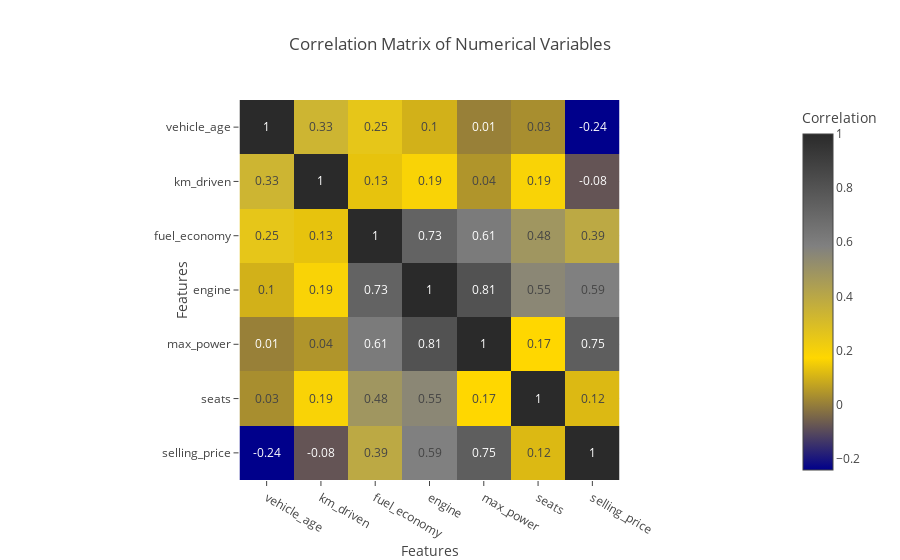

This figure's notebook cell:
### Markdown cell above
### c. Multivariate Analysis

### Code cell
import pandas as pd
import plotly.express as px

# Select only the numerical columns
numerical_df = df.select_dtypes(include=['float64', 'int64'])

# Calculate the correlation matrix for numerical variables
corr_matrix = numerical_df.corr()

# Create a custom color palette
custom_palette = [
    "#00008B",   # deep blue
    "#FFD700",  # gold
    "#808080",  # gray
    "#2A2A2A"  # charcoal
]

# Create the correlation matrix heatmap
fig = px.imshow(corr_matrix,
                title="Correlation Matrix of Numerical Variables",
                labels=dict(x="Features", y="Features", color="Correlation"),
                x=corr_matrix.columns,
                y=corr_matrix.columns,
                color_continuous_scale=custom_palette)

# Add text annotations for the correlation values rounded to 2 decimals
fig.update_traces(text=corr_matrix.values.round(2), texttemplate="%{text}")

# Show the figure
fig.show()

### Figure 1 — Plotly figure (JSON) as saved in the notebook; plotly's stock layout.template omitted (floating-point values rounded to 4 significant figures)
{"data": [{"coloraxis": "coloraxis", "hovertemplate": "Features: %{x}<br>Features: %{y}<br>Correlation: %{z}<extra></extra>", "name": "0", "text": [[1, 0.33, 0.25, 0.1, 0.01, 0.03, -0.24], [0.33, 1, 0.13, 0.19, 0.04, 0.19, -0.08], [0.25, 0.13, 1, 0.73, 0.61, 0.48, 0.39], [0.1, 0.19, 0.73, 1, 0.81, 0.55, 0.59], [0.01, 0.04, 0.61, 0.81, 1, 0.17, 0.75], [0.03, 0.19, 0.48, 0.55, 0.17, 1, 0.12], [-0.24, -0.08, 0.39, 0.59, 0.75, 0.12, 1]], "texttemplate": "%{text}", "type": "heatmap", "x": ["vehicle_age", "km_driven", "fuel_economy", "engine", "max_power", "seats", "selling_price"], "xaxis": "x", "y": ["vehicle_age", "km_driven", "fuel_economy", "engine", "max_power", "seats", "selling_price"], "yaxis": "y", "z": [[1, 0.3339, 0.2537, 0.09897, 0.005208, 0.03079, -0.2419], [0.3339, 1, 0.1339, 0.1929, 0.04442, 0.1928, -0.08003], [0.2537, 0.1339, 1, 0.7268, 0.6089, 0.4831, 0.3907], [0.09897, 0.1929, 0.7268, 1, 0.8074, 0.5512, 0.5858], [0.005208, 0.04442, 0.6089, 0.8074, 1, 0.1723, 0.7502], [0.03079, 0.1928, 0.4831, 0.5512, 0.1723, 1, 0.115], [-0.2419, -0.08003, 0.3907, 0.5858, 0.7502, 0.115, 1]]}], "layout": {"coloraxis": {"colorbar": {"title": {"text": "Correlation"}}, "colorscale": [[0, "#00008B"], [0.3333, "#FFD700"], [0.6667, "#808080"], [1, "#2A2A2A"]]}, "title": {"text": "Correlation Matrix of Numerical Variables"}, "xaxis": {"anchor": "y", "constrain": "domain", "domain": [0, 1], "scaleanchor": "y", "title": {"text": "Features"}}, "yaxis": {"anchor": "x", "autorange": "reversed", "constrain": "domain", "domain": [0, 1], "title": {"text": "Features"}}}}
